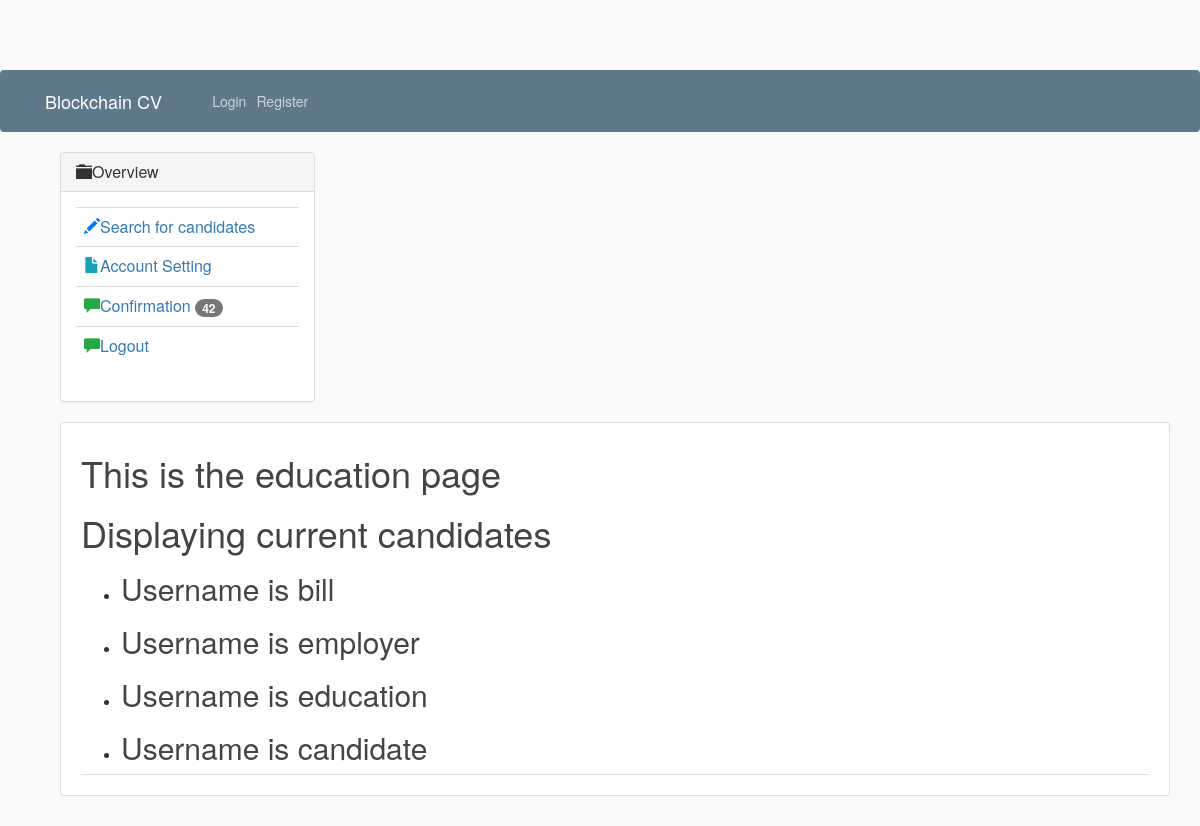
Screenshot of /search with the database file from the repository.
### blog/models.py (models this page shows)
class User(models.Model):
    username = models.CharField(unique=True,max_length=50)
    fname= models.CharField(max_length=50)
    sname = models.CharField(max_length=50)
    password = models.CharField(max_length=50)
    dateOfBirth = models.DateTimeField(default=timezone.now)
    roleOfUser = models.CharField(max_length=9)
    def __str__(self):
        return 'Username is {} '.format(self.username)

### users/views.py (the view)
# urls.py: path('search',user_views.displayCandidate,name='search'),
def displayCandidate(request):
    users = User.objects.all()
    args = {'users':users}
    return render(request,'search.html',args)

### users/templates/search.html
{% extends 'education.html' %}
{% block data%}
<div class="displayAll">
    <h1> Displaying current candidates</h1>
    <ul>
        {% for user in users %}
        <li><h2>{{ user }}</h2></li>
        {% endfor %}
    </ul>
</div>
{% endblock data %}

### blog/static/blog/main.css (style rules this page uses)
body { background: #fafafa; color: #333333; margin-top: 5rem; }
h1, h2, h3, h4, h5, h6 { color: #444444; }
ul { margin: 0; }

### rows the page displays
User: username "Username is bill"
User: username "Username is employer"
User: username "Username is education"
User: username "Username is candidate"
